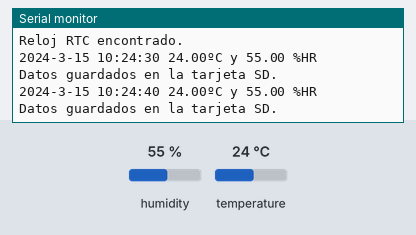
A sketch run on a simulated Arduino Uno, built with avr-gcc and run on an emulated ATmega328P. Parts: the last lines printed to the serial monitor. The inputs (shaded band) are chosen by the test bench; at power-on: humidity 55 %, temperature 24 °C. The local clock reads 2024-03-15 10:24:30 at power-on unless the sketch sets it; storage starts empty.

Above: at 10.9 s.
11.0 s: humidity set to 22 %
At 20.8 s:
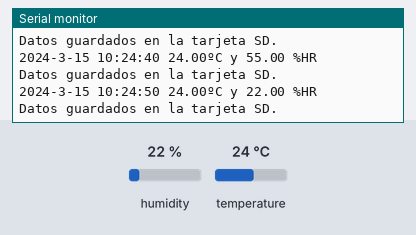
21.0 s: temperature set to 12 °C
At 30.8 s:
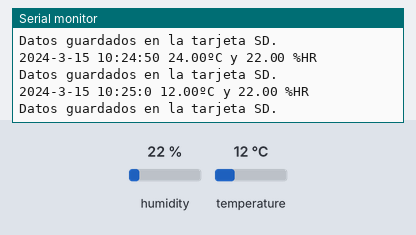
31.0 s: humidity set to 40 %
At 40.6 s:
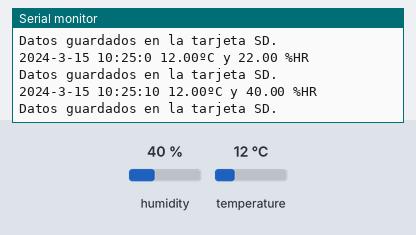
Timing chart, 0 to 42.1 s (numbered marks = the images above; inputs shaded):
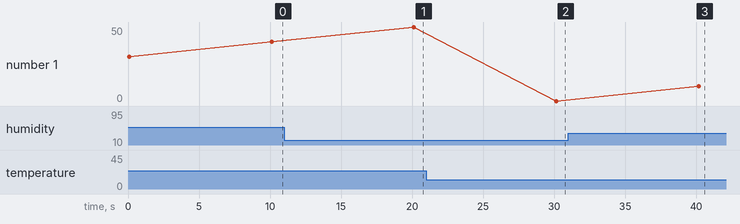

The sketch:

Registrador_Humedad_y_Temperatura.ino
```cpp
#include <Wire.h>
#include <SPI.h>
#include <SD.h>
#include <RTClib.h>
#include <Adafruit_Sensor.h>
#include <DHT.h>

// Configuración del sensor DHT22
#define DHTPIN 2
#define DHTTYPE DHT22

DHT dht(DHTPIN, DHTTYPE);

// Configuración de la tarjeta SD
const int chipSelect = 15;

File dataFile;

// Configuración del reloj RTC
RTC_DS3231 rtc;

void setup() {
  Serial.begin(9600);

  dht.begin();

  if (!SD.begin(chipSelect)) {
    Serial.println("Error al inicializar la tarjeta SD.");
    return;
  }

  Serial.println("Tarjeta SD inicializada correctamente.");

  Wire.begin();
  rtc.begin();
  /*rtc.adjust(DateTime(F(__DATE__), F(__TIME__)));  /*Usar esta línea de código si se desconfigura la fecha y hora del Reloj RTC*/

  if (rtc.lostPower()) {
    Serial.println("Reloj RTC no encontrado.");
    rtc.adjust(DateTime(F(__DATE__), F(__TIME__)));
  } else {
    Serial.println("Reloj RTC encontrado.");
  }
}

void loop() {
  // Medir la temperatura y la humedad
  float temperature = dht.readTemperature();
  float humidity = dht.readHumidity();

  // Obtener la fecha y hora actual del reloj RTC
  DateTime now = rtc.now();

  if (temperature != -50){
    // Guardar los datos en la tarjeta SD
    dataFile = SD.open("data.txt", FILE_WRITE);
    if (dataFile) {

      Serial.print(now.year());
      Serial.print("-");
      Serial.print(now.month());
      Serial.print("-");
      Serial.print(now.day());
      Serial.print(" ");
      Serial.print(now.hour());
      Serial.print(":");
      Serial.print(now.minute());
      Serial.print(":");
      Serial.print(now.second());
      Serial.print(" ");
      Serial.print(temperature);
      Serial.print("ºC");
      Serial.print(" y ");
      Serial.print(humidity);
      Serial.println(" %HR");

      dataFile.print(now.year());
      dataFile.print("-");
      dataFile.print(now.month());
      dataFile.print("-");
      dataFile.print(now.day());
      dataFile.print(" ");
      dataFile.print(now.hour());
      dataFile.print(":");
      dataFile.print(now.minute());
      dataFile.print(":");
      dataFile.print(now.second());
      dataFile.print(",");
      dataFile.print(temperature);
      dataFile.print(",");
      dataFile.println(humidity);
      dataFile.close();
      Serial.println("Datos guardados en la tarjeta SD.");
    } else {
      Serial.println("Error al abrir el archivo data.txt.");
    }
  }
  delay(10000);
}
```

Measured:
- after the input at 11.0 s, the serial monitor: prints a new line after 9.1 s (image 1)
- after the input at 21.0 s, the serial monitor: prints a new line after 9.2 s (image 2)
- after the input at 31.0 s, the serial monitor: prints a new line after 9.2 s (image 3)
